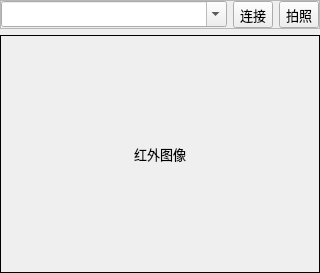
<?xml version="1.0" encoding="UTF-8"?>
<ui version="4.0">
 <class>Form_Camera</class>
 <widget class="QWidget" name="Form_Camera">
  <property name="geometry">
   <rect>
    <x>0</x>
    <y>0</y>
    <width>320</width>
    <height>273</height>
   </rect>
  </property>
  <property name="font">
   <font>
    <family>微软雅黑</family>
    <pointsize>10</pointsize>
    <weight>50</weight>
    <bold>false</bold>
   </font>
  </property>
  <property name="windowTitle">
   <string>Form</string>
  </property>
  <layout class="QVBoxLayout" name="verticalLayout" stretch="0,10">
   <property name="leftMargin">
    <number>0</number>
   </property>
   <property name="topMargin">
    <number>0</number>
   </property>
   <property name="rightMargin">
    <number>0</number>
   </property>
   <property name="bottomMargin">
    <number>0</number>
   </property>
   <item>
    <widget class="QFrame" name="frame">
     <property name="frameShape">
      <enum>QFrame::StyledPanel</enum>
     </property>
     <property name="frameShadow">
      <enum>QFrame::Raised</enum>
     </property>
     <layout class="QHBoxLayout" name="horizontalLayout">
      <property name="spacing">
       <number>6</number>
      </property>
      <property name="leftMargin">
       <number>0</number>
      </property>
      <property name="topMargin">
       <number>0</number>
      </property>
      <property name="rightMargin">
       <number>0</number>
      </property>
      <property name="bottomMargin">
       <number>0</number>
      </property>
      <item>
       <widget class="QComboBox" name="comboBox_ip">
        <property name="editable">
         <bool>true</bool>
        </property>
       </widget>
      </item>
      <item>
       <widget class="QToolButton" name="toolButton_connect">
        <property name="text">
         <string>连接</string>
        </property>
       </widget>
      </item>
      <item>
       <widget class="QToolButton" name="toolButton_pic">
        <property name="text">
         <string>拍照</string>
        </property>
       </widget>
      </item>
     </layout>
    </widget>
   </item>
   <item>
    <widget class="MyLabel" name="label">
     <property name="sizePolicy">
      <sizepolicy hsizetype="Ignored" vsizetype="Ignored">
       <horstretch>0</horstretch>
       <verstretch>0</verstretch>
      </sizepolicy>
     </property>
     <property name="mouseTracking">
      <bool>true</bool>
     </property>
     <property name="autoFillBackground">
      <bool>false</bool>
     </property>
     <property name="frameShape">
      <enum>QFrame::Box</enum>
     </property>
     <property name="text">
      <string>红外图像</string>
     </property>
     <property name="alignment">
      <set>Qt::AlignCenter</set>
     </property>
    </widget>
   </item>
  </layout>
 </widget>
 <customwidgets>
  <customwidget>
   <class>MyLabel</class>
   <extends>QLabel</extends>
   <header location="global">mylabel.h</header>
  </customwidget>
 </customwidgets>
 <resources/>
 <connections/>
</ui>
